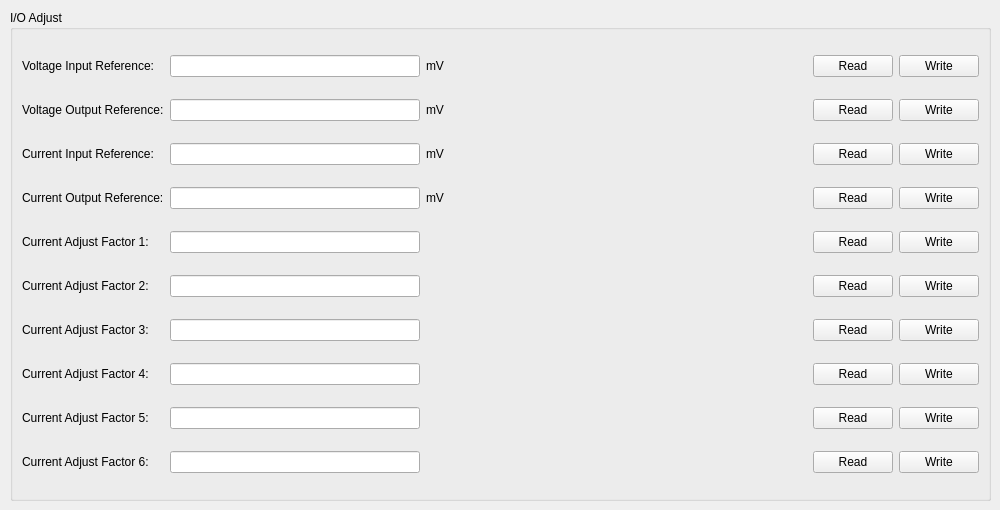
    <widget class="QWidget" name="tab_9">
     <attribute name="title">
      <string>Adjust</string>
     </attribute>
     <widget class="QGroupBox" name="groupBox_11">
      <property name="geometry">
       <rect>
        <x>10</x>
        <y>10</y>
        <width>981</width>
        <height>491</height>
       </rect>
      </property>
      <property name="sizePolicy">
       <sizepolicy hsizetype="Preferred" vsizetype="Preferred">
        <horstretch>0</horstretch>
        <verstretch>0</verstretch>
       </sizepolicy>
      </property>
      <property name="title">
       <string>I/O Adjust</string>
      </property>
      <layout class="QGridLayout" name="gridLayout_8">
       <item row="1" column="2">
        <widget class="QLabel" name="label_70">
         <property name="text">
          <string>mV </string>
         </property>
        </widget>
       </item>
       <item row="2" column="2">
        <widget class="QLabel" name="label_68">
         <property name="text">
          <string>mV  </string>
         </property>
        </widget>
       </item>
       <item row="0" column="2" colspan="2">
        <widget class="QLabel" name="label_63">
         <property name="text">
          <string>mV  </string>
         </property>
        </widget>
       </item>
       <item row="3" column="2">
        <widget class="QLabel" name="label_78">
         <property name="text">
          <string>mV  </string>
         </property>
        </widget>
       </item>
       <item row="11" column="1">
        <widget class="QLineEdit" name="factor6LineEdit">
         <property name="enabled">
          <bool>true</bool>
         </property>
        </widget>
       </item>
       <item row="10" column="1">
        <widget class="QLineEdit" name="factor5LineEdit">
         <property name="enabled">
          <bool>true</bool>
         </property>
        </widget>
       </item>
       <item row="9" column="1">
        <widget class="QLineEdit" name="factor4LineEdit">
         <property name="enabled">
          <bool>true</bool>
         </property>
        </widget>
       </item>
       <item row="5" column="6">
        <widget class="QPushButton" name="factor1Write">
         <property name="enabled">
          <bool>true</bool>
         </property>
         <property name="text">
          <string>Write</string>
         </property>
        </widget>
       </item>
       <item row="3" column="5">
        <widget class="QPushButton" name="ioutRead">
         <property name="text">
          <string>Read</string>
         </property>
        </widget>
       </item>
       <item row="7" column="6">
        <widget class="QPushButton" name="factor3Write">
         <property name="enabled">
          <bool>true</bool>
         </property>
         <property name="text">
          <string>Write</string>
         </property>
        </widget>
       </item>
       <item row="9" column="0">
        <widget class="QLabel" name="label_89">
         <property name="text">
          <string>Current Adjust Factor 4:</string>
         </property>
        </widget>
       </item>
       <item row="10" column="0">
        <widget class="QLabel" name="label_88">
         <property name="text">
          <string>Current Adjust Factor 5:</string>
         </property>
        </widget>
       </item>
       <item row="11" column="0">
        <widget class="QLabel" name="label_93">
         <property name="text">
          <string>Current Adjust Factor 6:</string>
         </property>
        </widget>
       </item>
       <item row="6" column="0">
        <widget class="QLabel" name="label_91">
         <property name="text">
          <string>Current Adjust Factor 2:</string>
         </property>
        </widget>
       </item>
       <item row="7" column="5">
        <widget class="QPushButton" name="factor3Read">
         <property name="text">
          <string>Read</string>
         </property>
        </widget>
       </item>
       <item row="0" column="1">
        <widget class="QLineEdit" name="vinLineEdit">
         <property name="enabled">
          <bool>true</bool>
         </property>
        </widget>
       </item>
       <item row="0" column="0">
        <widget class="QLabel" name="label_85">
         <property name="text">
          <string>Voltage Input Reference:</string>
         </property>
        </widget>
       </item>
       <item row="3" column="0">
        <widget class="QLabel" name="label_90">
         <property name="text">
          <string>Current Output Reference:</string>
         </property>
        </widget>
       </item>
       <item row="5" column="0">
        <widget class="QLabel" name="label_87">
         <property name="text">
          <string>Current Adjust Factor 1:</string>
         </property>
        </widget>
       </item>
       <item row="5" column="5">
        <widget class="QPushButton" name="factor1Read">
         <property name="text">
          <string>Read</string>
         </property>
        </widget>
       </item>
       <item row="7" column="0">
        <widget class="QLabel" name="label_92">
         <property name="text">
          <string>Current Adjust Factor 3:</string>
         </property>
        </widget>
       </item>
       <item row="3" column="1">
        <widget class="QLineEdit" name="ioutLineEdit">
         <property name="enabled">
          <bool>true</bool>
         </property>
        </widget>
       </item>
       <item row="2" column="1">
        <widget class="QLineEdit" name="iinLineEdit">
         <property name="enabled">
          <bool>true</bool>
         </property>
        </widget>
       </item>
       <item row="1" column="1">
        <widget class="QLineEdit" name="voutLineEdit">
         <property name="enabled">
          <bool>true</bool>
         </property>
        </widget>
       </item>
       <item row="0" column="6">
        <widget class="QPushButton" name="vinWrite">
         <property name="enabled">
          <bool>true</bool>
         </property>
         <property name="text">
          <string>Write</string>
         </property>
        </widget>
       </item>
       <item row="6" column="1">
        <widget class="QLineEdit" name="factor2LineEdit">
         <property name="enabled">
          <bool>true</bool>
         </property>
        </widget>
       </item>
       <item row="6" column="5">
        <widget class="QPushButton" name="factor2Read">
         <property name="text">
          <string>Read</string>
         </property>
        </widget>
       </item>
       <item row="6" column="6">
        <widget class="QPushButton" name="factor2Write">
         <property name="text">
          <string>Write</string>
         </property>
        </widget>
       </item>
       <item row="3" column="6">
        <widget class="QPushButton" name="ioutWrite">
         <property name="text">
          <string>Write</string>
         </property>
        </widget>
       </item>
       <item row="2" column="6">
        <widget class="QPushButton" name="iinWrite">
         <property name="enabled">
          <bool>true</bool>
         </property>
         <property name="text">
          <string>Write</string>
         </property>
        </widget>
       </item>
       <item row="1" column="5">
        <widget class="QPushButton" name="voutRead">
         <property name="text">
          <string>Read</string>
         </property>
        </widget>
       </item>
       <item row="1" column="6">
        <widget class="QPushButton" name="voutWrite">
         <property name="text">
          <string>Write</string>
         </property>
        </widget>
       </item>
       <item row="5" column="1">
        <widget class="QLineEdit" name="factor1LineEdit">
         <property name="enabled">
          <bool>true</bool>
         </property>
        </widget>
       </item>
       <item row="7" column="1">
        <widget class="QLineEdit" name="factor3LineEdit">
         <property name="enabled">
          <bool>true</bool>
         </property>
        </widget>
       </item>
       <item row="0" column="5">
        <widget class="QPushButton" name="vinRead">
         <property name="text">
          <string>Read</string>
         </property>
        </widget>
       </item>
       <item row="2" column="5">
        <widget class="QPushButton" name="iinRead">
         <property name="text">
          <string>Read</string>
         </property>
        </widget>
       </item>
       <item row="2" column="0">
        <widget class="QLabel" name="label_83">
         <property name="text">
          <string>Current Input Reference:</string>
         </property>
        </widget>
       </item>
       <item row="1" column="0">
        <widget class="QLabel" name="label_82">
         <property name="text">
          <string>Voltage Output Reference:</string>
         </property>
        </widget>
       </item>
       <item row="0" column="4">
        <spacer name="horizontalSpacer_2">
         <property name="orientation">
          <enum>Qt::Horizontal</enum>
         </property>
         <property name="sizeHint" stdset="0">
          <size>
           <width>350</width>
           <height>20</height>
          </size>
         </property>
        </spacer>
       </item>
       <item row="9" column="5">
        <widget class="QPushButton" name="factor4Read">
         <property name="text">
          <string>Read</string>
         </property>
        </widget>
       </item>
       <item row="10" column="5">
        <widget class="QPushButton" name="factor5Read">
         <property name="text">
          <string>Read</string>
         </property>
        </widget>
       </item>
       <item row="11" column="5">
        <widget class="QPushButton" name="factor6Read">
         <property name="text">
          <string>Read</string>
         </property>
        </widget>
       </item>
       <item row="9" column="6">
        <widget class="QPushButton" name="factor4Write">
         <property name="enabled">
          <bool>true</bool>
         </property>
         <property name="text">
          <string>Write</string>
         </property>
        </widget>
       </item>
       <item row="10" column="6">
        <widget class="QPushButton" name="factor5Write">
         <property name="enabled">
          <bool>true</bool>
         </property>
         <property name="text">
          <string>Write</string>
         </property>
        </widget>
       </item>
       <item row="11" column="6">
        <widget class="QPushButton" name="factor6Write">
         <property name="enabled">
          <bool>true</bool>
         </property>
         <property name="text">
          <string>Write</string>
         </property>
        </widget>
       </item>
      </layout>
     </widget>
    </widget>
